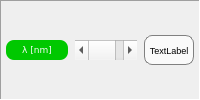
       <widget class="QFrame" name="frame_3">
        <property name="frameShape">
         <enum>QFrame::Panel</enum>
        </property>
        <property name="frameShadow">
         <enum>QFrame::Sunken</enum>
        </property>
        <layout class="QGridLayout" name="gridLayout_4">
         <property name="leftMargin">
          <number>5</number>
         </property>
         <property name="topMargin">
          <number>5</number>
         </property>
         <property name="rightMargin">
          <number>5</number>
         </property>
         <property name="bottomMargin">
          <number>5</number>
         </property>
         <property name="spacing">
          <number>2</number>
         </property>
         <item row="0" column="0">
          <layout class="QGridLayout" name="gridLayout_3">
           <property name="leftMargin">
            <number>0</number>
           </property>
           <property name="topMargin">
            <number>0</number>
           </property>
           <property name="bottomMargin">
            <number>0</number>
           </property>
           <property name="horizontalSpacing">
            <number>7</number>
           </property>
           <property name="verticalSpacing">
            <number>0</number>
           </property>
           <item row="0" column="0">
            <widget class="QLabel" name="label_2">
             <property name="sizePolicy">
              <sizepolicy hsizetype="Expanding" vsizetype="Fixed">
               <horstretch>0</horstretch>
               <verstretch>0</verstretch>
              </sizepolicy>
             </property>
             <property name="minimumSize">
              <size>
               <width>0</width>
               <height>20</height>
              </size>
             </property>
             <property name="maximumSize">
              <size>
               <width>80</width>
               <height>20</height>
              </size>
             </property>
             <property name="font">
              <font>
               <family>Verdana</family>
               <pointsize>7</pointsize>
              </font>
             </property>
             <property name="styleSheet">
              <string notr="true">QLabel {background-color: #00c800}
QLabel {color: #fafafa}
QLabel {border: 0px solid grey}
QLabel {border-radius: 8px}
</string>
             </property>
             <property name="text">
              <string>λ [nm]</string>
             </property>
             <property name="alignment">
              <set>Qt::AlignCenter</set>
             </property>
            </widget>
           </item>
           <item row="0" column="1">
            <widget class="QScrollBar" name="wavelengthScrollBar">
             <property name="sizePolicy">
              <sizepolicy hsizetype="Expanding" vsizetype="Minimum">
               <horstretch>0</horstretch>
               <verstretch>0</verstretch>
              </sizepolicy>
             </property>
             <property name="minimumSize">
              <size>
               <width>25</width>
               <height>0</height>
              </size>
             </property>
             <property name="maximumSize">
              <size>
               <width>16777215</width>
               <height>20</height>
              </size>
             </property>
             <property name="layoutDirection">
              <enum>Qt::LeftToRight</enum>
             </property>
             <property name="styleSheet">
              <string notr="true"/>
             </property>
             <property name="minimum">
              <number>200</number>
             </property>
             <property name="maximum">
              <number>20000</number>
             </property>
             <property name="value">
              <number>633</number>
             </property>
             <property name="orientation">
              <enum>Qt::Horizontal</enum>
             </property>
             <property name="invertedAppearance">
              <bool>false</bool>
             </property>
             <property name="invertedControls">
              <bool>true</bool>
             </property>
            </widget>
           </item>
           <item row="0" column="2">
            <widget class="QLabel" name="wavelengthLabel">
             <property name="minimumSize">
              <size>
               <width>50</width>
               <height>30</height>
              </size>
             </property>
             <property name="maximumSize">
              <size>
               <width>60</width>
               <height>30</height>
              </size>
             </property>
             <property name="font">
              <font>
               <pointsize>7</pointsize>
              </font>
             </property>
             <property name="styleSheet">
              <string notr="true">QLabel {background-color: #fafafa}
QLabel {color: #000000}
QLabel {border: 1px solid grey}
QLabel {border-radius: 8px}</string>
             </property>
             <property name="text">
              <string>TextLabel</string>
             </property>
             <property name="alignment">
              <set>Qt::AlignCenter</set>
             </property>
            </widget>
           </item>
          </layout>
         </item>
        </layout>
       </widget>
